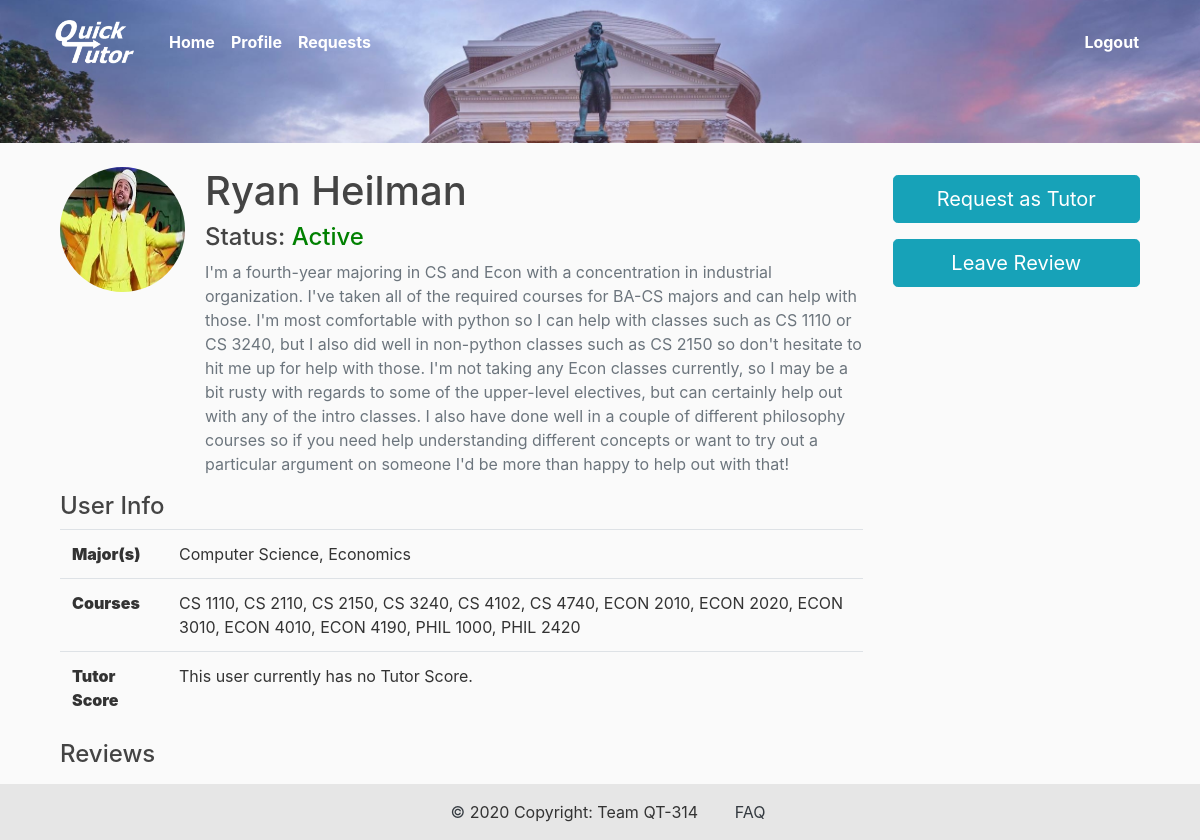
/users/profile/5/ (signed in), run on the app's committed database.
### users/models.py (models this page shows, shortened)
class Profile(models.Model):
	user = models.OneToOneField(User, on_delete=models.CASCADE)
	image = models.ImageField(default='default.png', upload_to='profile_pics', blank=True)
	first_name = models.CharField(max_length=50)
	last_name = models.CharField(max_length=50)
	major = models.CharField(max_length=75)
	major2 = models.CharField(max_length=75, blank=True)
	phone_regex = RegexValidator(regex=r'([0-9]{3}-){2}[0-9]{4}', message="Phone number must be entered in the format: 999-999-9999.")
	phone_number = models.CharField(validators=[phone_regex], max_length=12, blank=False)
	courses = models.TextField(blank=True, help_text="List any courses you feel comfortable tutoring for.")
	description = models.TextField(blank=True, verbose_name="bio", help_text="Write a brief description of yourself. Be sure to include areas of strength for tutoring and any other information you would like other users to know.")
	location = models.CharField(max_length=50, blank=True, default='')
	current_client = models.OneToOneField(Ask, on_delete=models.SET_NULL, null=True, blank=True)
	tutor_score = models.FloatField(null=True, blank=True)
	num_ratings = models.IntegerField(blank=True, default=0)
	active = models.BooleanField(default=False)
	initialized = models.BooleanField(default=False)

### users/views.py (the view)
# urls.py: path('profile/<int:profile_id>/', views.profile_page, name='profile_page'),
@login_required
def profile_page(request, profile_id):
	profile = get_object_or_404(Profile, pk=profile_id)
	comments = profile.user.reviewee.all()
	return render(request, 'users/profile.html', {'profile':profile, 'comments':comments})

### users/templates/users/profile.html (shortened to what this page needs)
{% extends "tutor/base.html" %}
{% load static %}
{% block content %}
<div class="container mt-2">
  <div class="row">
    <div class="col-xs-12 col-sm-9">
      <div class="panel panel-default">
        <div class="media mt-3">
          <img class="rounded-circle account-img" src="{{ profile.image.url }}" alt="...">
          <div class="media-body">
            <h1>{{ profile.first_name }} {{ profile.last_name }}</h1>
            {% if profile.active %}
              <h4 style="display: inline;">Status: </h4>
              <h4 style="display: inline; color: green;">Active</h4>
            {% else %}
              <h4 style="display: inline;">Status: </h4>
              <h4 style="display: inline; color: red;">Inactive</h4>
            {% endif %}
            <p class="text-muted mt-2">{{ profile.description }}</p>
          </div>
        </div>
      </div>
      <div class="panel panel-default">
        <div class="panel-heading">
          <h4 class="panel-title">User Info</h4>
        </div>
        <div class="panel-body">
          <table class="table profile__table">
            <tbody>
              <tr>
                <th><strong>Major(s)</strong></th>
                {% if profile.major2 %}
                  <td>{{ profile.major }}, {{ profile.major2 }}</td>
                {% else %}
                  <td>{{ profile.major }}</td>
                {% endif %}
              </tr>
              <tr>
                <th><strong>Courses</strong></th>
                <td>{{ profile.courses }}</td>
              </tr>
              {% if user == profile.user %}
                <tr>
                  <th><strong>Tutor Score</strong></th>
                  {% if profile.tutor_score == None %}
                    <td>Try tutoring other students to accrue ratings and build your tutor score.</td>
                  {% else %}
                    <td>{{ profile.tutor_score }}/10 <small>based on {{profile.num_ratings}} ratings</small></td>
                  {% endif %}
                </tr>
              {% else %}
                <tr>
                  <th><strong>Tutor Score</strong></th>
                  {% if profile.tutor_score == None %}
                    <td>This user currently has no Tutor Score.</td>
                  {% else %}
                    <td>{{ profile.tutor_score }}/10 <small>based on {{profile.num_ratings}} ratings</small></td>
                  {% endif %}
                </tr>
              {% endif %}
            </tbody>
          </table>
        </div>
      </div>
      <div class="panel panel-default">
        <div class="panel-heading">
          <h4 class="panel-title">Reviews</h4>
        </div>
      </div>
    </div>
    <div class="col-xs-12 col-sm-3 mt-4">
      {% if user == profile.user %}
        <p>
          <a href="{% url 'edit_profile' profile.id %}" class="profile__contact-btn btn btn-lg btn-block btn-info" data-toggle="modal" data-target="#profile__contact-form">
            Edit Profile
          </a>
        </p>
      {% else %}
        <p>
          <a href="{% url 'request' profile.user.id %}" class="profile__contact-btn btn btn-lg btn-block btn-info" data-toggle="modal" data-target="#profile__contact-form">
            Request as Tutor
          </a>
        </p>
        <p>
          <a class="profile__contact-btn btn btn-lg btn-block btn-info" href="{% url 'review' profile.user.id %}">Leave Review</a>
        </p>
      {% endif %}
    </div>
  </div>
</div>
{% endblock content %}

### tutor/static/tutor/main.css (style rules this page uses)
body { background: #fafafa; color: #333333; }
h1, h2, h3, h4, h5, h6 { color: #444444; }
* { padding: 0px; margin: 0px; box-sizing: border-box; }
.account-img { height: 125px; width: 125px; margin-right: 20px; margin-bottom: 16px; }

### data on the page
Profile: image (picture), first_name "Ryan", last_name "Heilman", description "I'm a fourth-year majoring in CS and Econ with a concentration in industrial organization. I've taken all of the required courses for BA-CS majors and can help with those. I'm most comfortable with python so I can help with classes such as CS 1110 or CS 3240, but I also did well in non-python classes such as CS 2150 so don't hesitate to hit me up for help with those. I'm not taking any Econ classes currently, so I may be a bit rusty with regards to some of the upper-level electives, but can certainly help out with any of the intro classes. I also have done well in a couple of different philosophy courses so if you need help understanding different concepts or want to try out a particular…", major "Computer Science", major2 "Economics", courses "CS 1110, CS 2110, CS 2150, CS 3240, CS 4102, CS 4740, ECON 2010, ECON 2020, ECON 3010, ECON 4010, ECON 4190, PHIL 1000, PHIL 2420"
